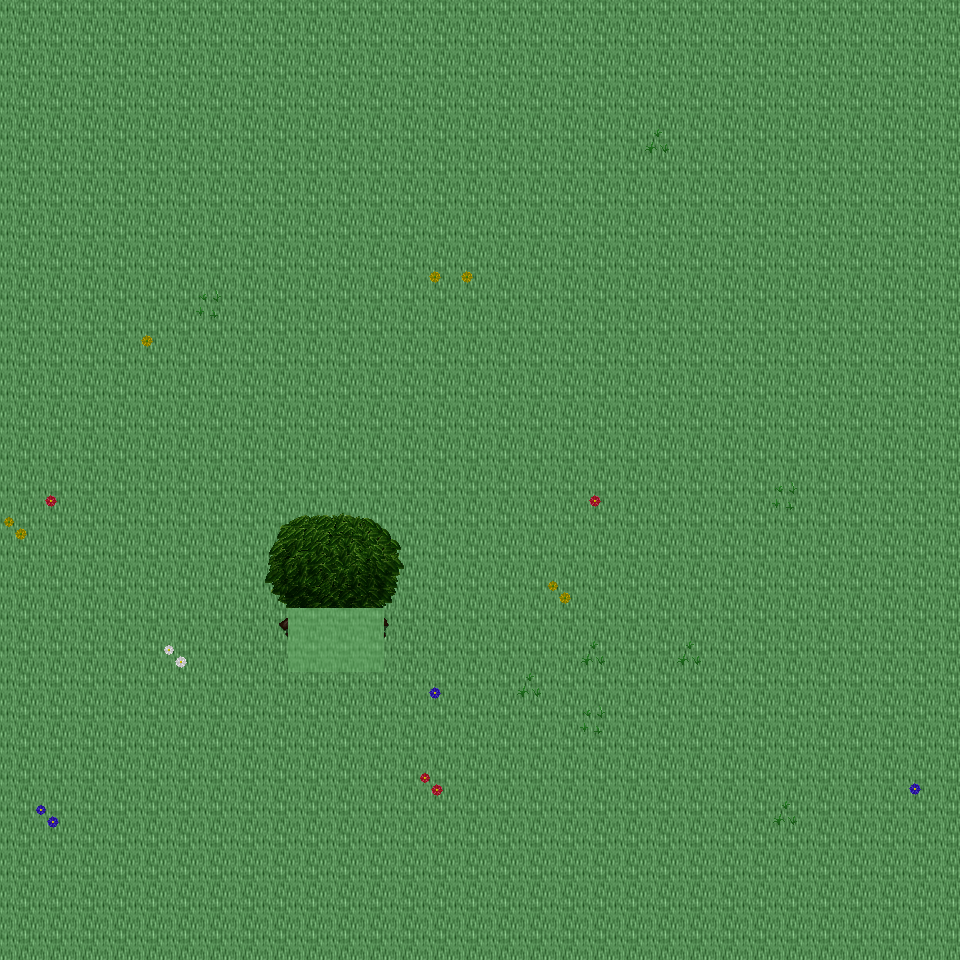

Rendered tile map (Tiled .tmx) drawn with the repository's tilesets; below, a short description and the map source with its tile grids summarised:
An orthogonal 30x30 tile map with 32x32 px tiles, 6 tile layers (Ground, Object, Object2, Above, ...), 28 tilesets and 3 objects (3x mapExit).

<map version="1.0" orientation="orthogonal" renderorder="right-down" width="30" height="30" tilewidth="32" tileheight="32" nextobjectid="4">
  <tileset firstgid="1" name="tileset_ground_ground" tilewidth="32" tileheight="32" tilecount="33" columns="3">
    <image source="../drawable/tileset_ground_ground.png" width="96" height="352" />
  </tileset>
  <tileset firstgid="34" name="tileset_ground_water_pool" tilewidth="32" tileheight="32" tilecount="72" columns="3">
    <image source="../drawable/tileset_ground_water_pool.png" width="96" height="768" />
  </tileset>
  <tileset firstgid="106" name="tileset_plant_flower_daisy_red" tilewidth="32" tileheight="32" tilecount="8" columns="2">
    <image source="../drawable/tileset_plant_flower_daisy_red.png" width="64" height="128" />
  </tileset>
  <tileset firstgid="114" name="tileset_plant_flower_daisy_white" tilewidth="32" tileheight="32" tilecount="8" columns="2">
    <image source="../drawable/tileset_plant_flower_daisy_white.png" width="64" height="128" />
  </tileset>
  <tileset firstgid="122" name="tileset_plant_flower_daisy_yellow" tilewidth="32" tileheight="32" tilecount="8" columns="2">
    <image source="../drawable/tileset_plant_flower_daisy_yellow.png" width="64" height="128" />
  </tileset>
  <tileset firstgid="130" name="tileset_plant_flower_daisy_blue" tilewidth="32" tileheight="32" tilecount="8" columns="2">
    <image source="../drawable/tileset_plant_flower_daisy_blue.png" width="64" height="128" />
  </tileset>
  <tileset firstgid="138" name="tileset_plant_grasses" tilewidth="32" tileheight="32" tilecount="6" columns="3">
    <image source="../drawable/tileset_plant_grasses.png" width="96" height="64" />
  </tileset>
  <tileset firstgid="144" name="tileset_plant_tree_tree_darkgreen" tilewidth="32" tileheight="32" tilecount="88" columns="8">
    <image source="../drawable/tileset_plant_tree_tree_darkgreen.png" width="256" height="352" />
  </tileset>
  <tileset firstgid="232" name="tileset_ground_grass_edges" tilewidth="32" tileheight="32" tilecount="36" columns="12">
    <image source="../drawable/tileset_ground_grass_edges.png" width="384" height="96" />
  </tileset>
  <tileset firstgid="268" name="tileset_ground_grass_corners" tilewidth="32" tileheight="32" tilecount="24" columns="6">
    <image source="../drawable/tileset_ground_grass_corners.png" width="192" height="128" />
  </tileset>
  <tileset firstgid="292" name="tileset_furniture_table_long_side_on_pale" tilewidth="32" tileheight="32" tilecount="3" columns="3">
    <image source="../drawable/tileset_furniture_table_long_side_on_pale.png" width="96" height="32" />
  </tileset>
  <tileset firstgid="295" name="tileset_plant_stump_stump_brown" tilewidth="32" tileheight="32" tilecount="4" columns="2">
    <image source="../drawable/tileset_plant_stump_stump_brown.png" width="64" height="64" />
  </tileset>
  <tileset firstgid="299" name="tileset_item_sign_large" tilewidth="32" tileheight="32" tilecount="15" columns="5">
    <image source="../drawable/tileset_item_sign_large.png" width="160" height="96" />
  </tileset>
  <tileset firstgid="314" name="tileset_plant_stump_small_stump" tilewidth="32" tileheight="32" tilecount="4" columns="2">
    <image source="../drawable/tileset_plant_stump_small_stump.png" width="64" height="64" />
  </tileset>
  <tileset firstgid="318" name="tileset_building_wall_bricked_edges" tilewidth="32" tileheight="32" tilecount="25" columns="5">
    <image source="../drawable/tileset_building_wall_bricked_edges.png" width="160" height="160" />
  </tileset>
  <tileset firstgid="343" name="tileset_logic_creature_orc" tilewidth="32" tileheight="32" tilecount="6" columns="6">
    <image source="../drawable/tileset_logic_creature_orc.png" width="192" height="32" />
  </tileset>
  <tileset firstgid="349" name="tileset_logic_creature_animal" tilewidth="32" tileheight="32" tilecount="32" columns="8">
    <image source="../drawable/tileset_logic_creature_animal.png" width="256" height="128" />
  </tileset>
  <tileset firstgid="381" name="tileset_logic_item_resources" tilewidth="32" tileheight="32" tilecount="6" columns="6">
    <image source="../drawable/tileset_logic_item_resources.png" width="192" height="32" />
  </tileset>
  <tileset firstgid="387" name="tileset_logic_creature_golem" tilewidth="32" tileheight="32" tilecount="4" columns="4">
    <image source="../drawable/tileset_logic_creature_golem.png" width="128" height="32" />
  </tileset>
  <tileset firstgid="391" name="tileset_logic_collision" tilewidth="32" tileheight="32" tilecount="1" columns="1">
    <image source="../drawable/tileset_logic_collision.png" width="32" height="32" />
  </tileset>
  <tileset firstgid="392" name="tileset_object_boat" tilewidth="32" tileheight="32" tilecount="42" columns="6">
    <image source="../drawable/tileset_object_boat.png" width="192" height="224" />
  </tileset>
  <tileset firstgid="434" name="tileset_furniture_table_long_front_on_pale" tilewidth="32" tileheight="32" tilecount="3" columns="1">
    <image source="../drawable/tileset_furniture_table_long_front_on_pale.png" width="32" height="96" />
  </tileset>
  <tileset firstgid="437" name="tileset_ground_green_paving" tilewidth="32" tileheight="32" tilecount="18" columns="3">
    <image source="../drawable/tileset_ground_green_paving.png" width="96" height="192" />
  </tileset>
  <tileset firstgid="455" name="tileset_logic_protection" tilewidth="32" tileheight="32" tilecount="2" columns="2">
    <image source="../drawable/tileset_logic_protection.png" width="64" height="32" />
  </tileset>
  <tileset firstgid="457" name="tileset_furniture_bed_double_peach" tilewidth="32" tileheight="32" tilecount="8" columns="2">
    <image source="../drawable/tileset_furniture_bed_double_peach.png" width="64" height="128" />
  </tileset>
  <tileset firstgid="465" name="tileset_furniture_bed_double_red" tilewidth="32" tileheight="32" tilecount="8" columns="2">
    <image source="../drawable/tileset_furniture_bed_double_red.png" width="64" height="128" />
  </tileset>
  <tileset firstgid="473" name="tileset_logic_creature_undead_skeleton" tilewidth="32" tileheight="32" tilecount="6" columns="6">
    <image source="../drawable/tileset_logic_creature_undead_skeleton.png" width="192" height="32" />
  </tileset>
  <tileset firstgid="479" name="tileset_logic_creature_undead_specter" tilewidth="32" tileheight="32" tilecount="6" columns="6">
    <image source="../drawable/tileset_logic_creature_undead_specter.png" width="192" height="32" />
  </tileset>
  <layer name="Ground" width="30" height="30">
    <data>[900 cells, 900 non-empty, 1 distinct tile ids]</data>
  </layer>
  <layer name="Object" width="30" height="30">
    <data>[900 cells, 25 non-empty, 14 distinct tile ids]</data>
  </layer>
  <layer name="Object2" width="30" height="30">
    <data>[900 cells, 0 non-empty, 0 distinct tile ids]</data>
  </layer>
  <layer name="Above" width="30" height="30">
    <data>[900 cells, 18 non-empty, 18 distinct tile ids]</data>
  </layer>
  <layer name="Above2" width="30" height="30">
    <data>[900 cells, 0 non-empty, 0 distinct tile ids]</data>
  </layer>
  <layer name="Walkable" width="30" height="30">
    <data>[900 cells, 6 non-empty, 1 distinct tile ids]</data>
  </layer>
  <objectgroup name="MapEvents">
    <object id="1" name="south" type="mapExit" x="0" y="928" width="960" height="32">
      <properties>
        <property name="map" value="level_0_x205_y77" />
        <property name="x" value="0" />
        <property name="y" value="1" />
      </properties>
    </object>
    <object id="2" name="west" type="mapExit" x="0" y="0" width="32" height="960">
      <properties>
        <property name="map" value="level_0_x204_y76" />
        <property name="x" value="28" />
        <property name="y" value="0" />
      </properties>
    </object>
    </objectgroup>
</map>
<!-- 1 of 3 objects omitted -->
